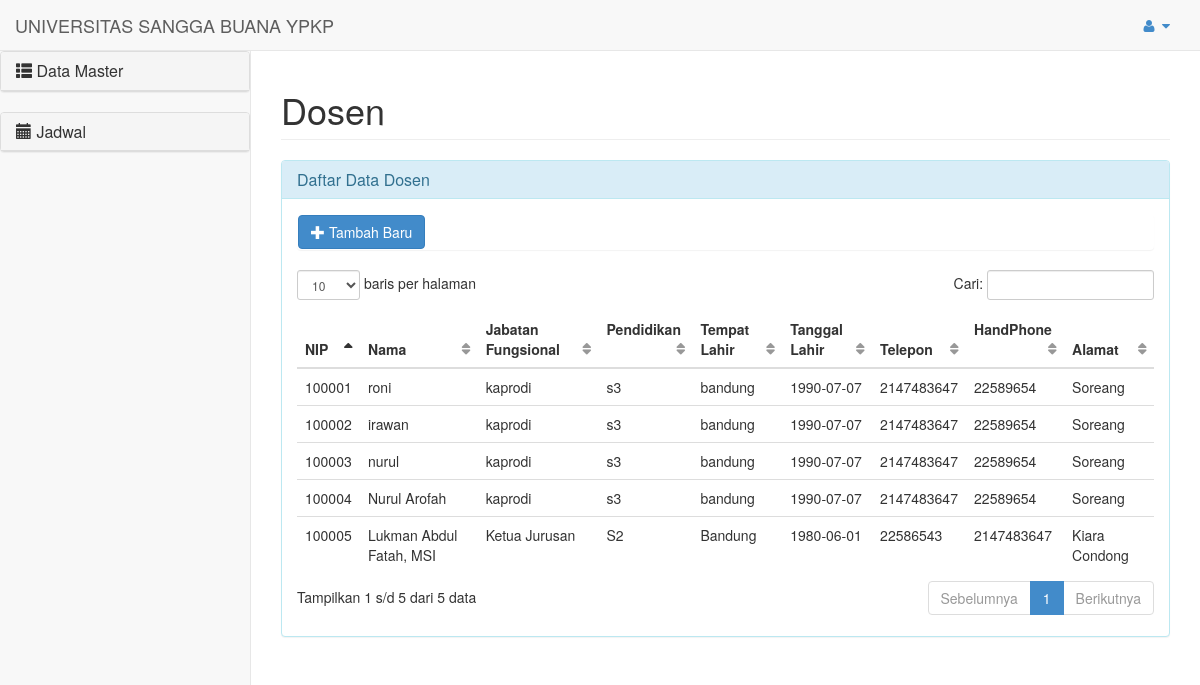
/index.php/pengaturan/dosen, run on an earlier commit of the app's database.
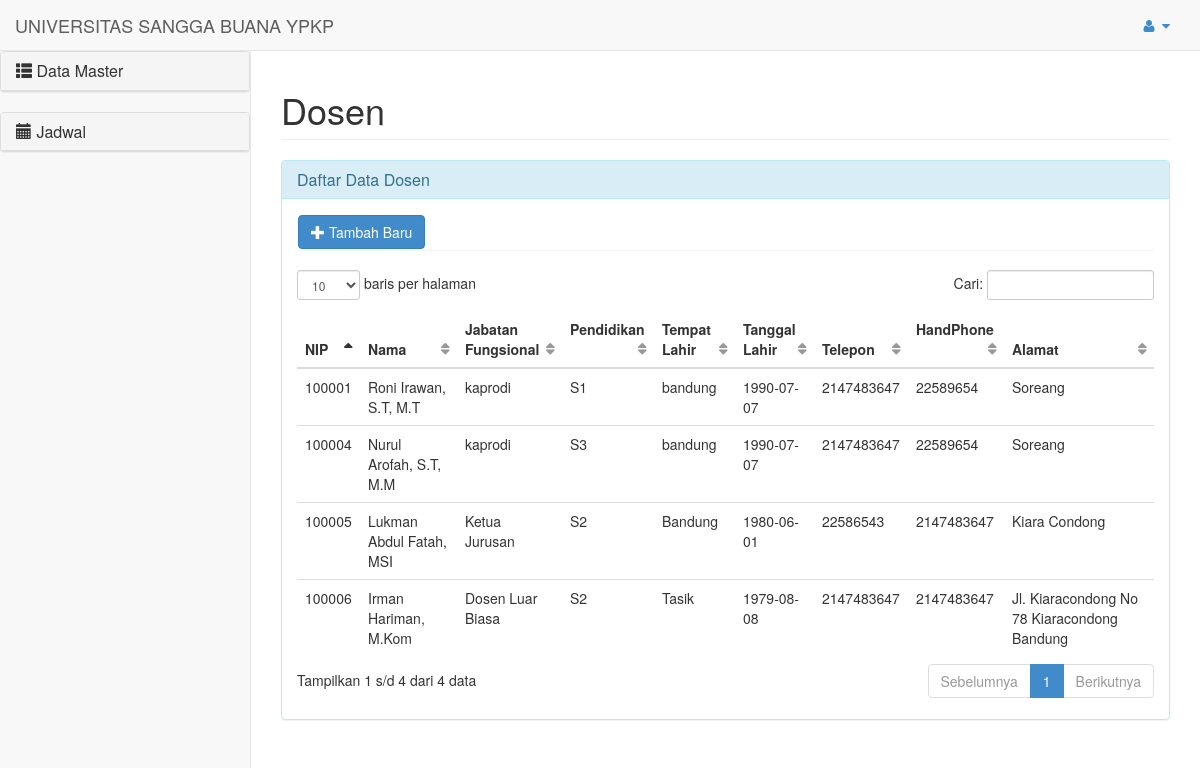
And on a later commit of the database.
### tables this page shows
CREATE TABLE `usb_dosen` (
  `nip` varchar(6) NOT NULL,
  `nm_dosen` varchar(30) NOT NULL,
  `jab_fungsional` varchar(20) NOT NULL,
  `pendidikan` varchar(20) NOT NULL,
  `tempat_lahir` varchar(30) NOT NULL,
  `tgl_lahir` date NOT NULL,
  `no_tlp` int(11) NOT NULL,
  `no_hp` int(11) NOT NULL,
  `alamat` text NOT NULL,
  PRIMARY KEY (`nip`)
);

### application/views/belakang/template.php (called while the page is built)
<?php
$this->load->view('belakang/header');
$this->load->view('belakang/sidebar');
$this->load->view('belakang/footer');

### application/controllers/pengaturan.php (called while the page is built, shortened)
<?php if ( ! defined('BASEPATH')) exit('No direct script access allowed');
class Pengaturan extends CI_Controller {
	public function dosen()
	{
		$data['records']=$this->mdosen->getAllDosen();
		$data['title']="Dosen";
		$data['maincontent']="belakang/form/dosen";
		$data['events']="belakang/javascript/dosen";
		$this->load->view('belakang/template', $data);
	}
}

### index.php (called while the page is built, shortened)
<?php
require_once BASEPATH.'core/CodeIgniter.php';

### application/models/mdosen.php (called while the page is built, shortened)
<?php if ( ! defined('BASEPATH')) exit('No direct script access allowed');
class Mdosen extends CI_Model {
	function getAllDosen()
	{
		$query=$this->db->get('usb_dosen');
		if($query->num_rows()>0){
			foreach ($query->result() as $row) {
				$xxx[]=$row;
			}
			return $xxx;
		}
	}
}

### application/views/belakang/form/dosen.php (the view, shortened to what this page needs)
<div class="row">
	<div class="col-lg-12">
		<div class="panel panel-info">
			<div class="panel-heading">
		    	<h3 class="panel-title">Daftar Data Dosen</h3>
			</div>
		    <div class="panel-body">
		    	<div class="panel">
		    		<button id="btambah" type="button" class="btn btn-primary" data-toggle="modal" data-target="#formBaru"><i class="glyphicon glyphicon-plus"></i> Tambah Baru</button>
		    	</div>
		    	<div class="table-responsive">
				    <table class="table table-hover display" id="example" cellspacing="0" width="100%">
				        <thead>
				            <tr>
				                <th>NIP</th>
				                <th>Nama</th>
				                <th>Jabatan Fungsional</th>
				                <th>Pendidikan</th>
				                <th>Tempat Lahir</th>
				                <th>Tanggal Lahir</th>
				                <th>Telepon</th>
				                <th>HandPhone</th>
				                <th>Alamat</th>
				            </tr>
				        </thead>
				        <tbody>
				        	<?php foreach ($records as $row): ?>
				            <tr>
				                <td><?php echo $row->nip; ?></td>
				                <td><?php echo $row->nm_dosen; ?></td>
				                <td><?php echo $row->jab_fungsional; ?></td>
				                <td><?php echo $row->pendidikan; ?></td>
				                <td><?php echo $row->tempat_lahir; ?></td>
				                <td><?php echo $row->tgl_lahir; ?></td>
				                <td><?php echo $row->no_tlp; ?></td>
				                <td><?php echo $row->no_hp; ?></td>
				                <td><?php echo $row->alamat; ?></td>
				            </tr>
				            <?php endforeach; ?>
				        </tbody>
				    </table>
				</div>
		    </div>
		</div>
	</div>
</div>

### application/views/belakang/header.php (shortened to what this page needs)
<!DOCTYPE html>
<html>
<head>
    <link rel="stylesheet" href="<?php echo base_url().'assets/css/bootstrap.min.css'; ?>">
    <link rel="stylesheet" href="<?php echo base_url().'assets/font-awesome/css/font-awesome.css'; ?>">
    <link href="<?php echo base_url().'assets/css/plugins/dataTables/dataTables.bootstrap.css'?>" rel="stylesheet">
    <link rel="stylesheet" href="<?php echo base_url().'assets/css/sb-admin.css'; ?>">
    <link href="<?php echo base_url('assets/css/datepicker.css');?>" rel="stylesheet">
    <link href="<?php echo base_url('assets/css/bootstrap-clockpicker.min.css');?>" rel="stylesheet">
</head>
<body>
    <div id="wrapper">
        <nav class="navbar navbar-default navbar-fixed-top" role="navigation" style="margin-bottom: 0">
            <div class="navbar-header">
                <a class="navbar-brand" href="<?php echo base_url().'pengaturan'; ?>">UNIVERSITAS SANGGA BUANA YPKP</a>
            </div>
            <ul class="nav navbar-top-links navbar-right">
                <li class="dropdown">
                    <a class="dropdown-toggle" data-toggle="dropdown" href="#">
                        <i class="fa fa-user fa-fw"></i>  <i class="fa fa-caret-down"></i>
                    </a>
                </li>
            </ul>

### application/views/belakang/sidebar.php (shortened to what this page needs)
    <div class="navbar-default navbar-static-side" role="navigation">
        <div class="sidebar-collapse">
            <ul class="nav" id="side-menu">
                <div class="panel panel-default">
                    <div class="panel-heading">
                        <h4 class="panel-title">
                            <a data-toggle="collapse" data-parent="#accordion" href="#tutup1"><i class="glyphicon glyphicon-th-list"></i> Data Master</a>
                        </h4>
                    </div>
                </div>
                <div class="panel panel-default">
                    <div class="panel-heading">
                        <h4 class="panel-title">
                            <a data-toggle="collapse" data-parent="#accordion" href="#tutup2"><span class="glyphicon glyphicon-calendar">
                    </span> Jadwal</a>
                        </h4>
                    </div>
                </div>
            </ul>
        </div>
    </div>
</nav>
<div id="page-wrapper">
    <div class="row">
        <div class="col-lg-12">
            <h1 class="page-header"><?php echo $title; ?></h1>
        </div>
    </div>
    <?php $this->load->view($maincontent); ?>

### application/views/belakang/footer.php (shortened to what this page needs)
        </div>
    </div>
</body>
</html>

### assets/css/sb-admin.css (style rules this page uses)
body { padding-top: 100px; background-color: #f8f8f8; }
@media (min-width:768px) { body { padding-top: 50px; } }
#wrapper { width: 100%; }
#page-wrapper { padding: 0 15px; min-height: 568px; background-color: #fff; }
@media (min-width:768px) { #page-wrapper { position: inherit; margin: 0 0 0 250px; padding: 0 30px; min-height: 1300px; border-left: 1px solid #e7e7e7; } }
.navbar-top-links li { display: inline-block; text-align: center; }
.navbar-top-links li:last-child { margin-right: 15px; }
.navbar-top-links li a { padding: 15px; min-height: 50px; }
@media (min-width:768px) { .navbar-static-side { z-index: 1; position: absolute; width: 250px; margin-top: 51px; } }
table.dataTable thead .sorting, table.dataTable thead .sorting_asc, table.dataTable thead .sorting_desc, table.dataTable thead .sorting_asc_disabled, table.dataTable thead .sorting_desc_disabled { background: transparent; }
table.dataTable thead .sorting_asc:after { content: "\f0de"; float: right; font-family: fontawesome; }
table.dataTable thead .sorting:after { content: "\f0dc"; float: right; font-family: fontawesome; color: rgba(50,50,50,.5); }

What changed in the data, as far as the page shows it:
removed usb_dosen: nip "100002", nm_dosen "irawan", jab_fungsional "kaprodi", pendidikan "s3", tempat_lahir "bandung", tgl_lahir "1990-07-07", no_tlp "2147483647", no_hp "22589654", alamat "Soreang"
removed usb_dosen: nip "100003", nm_dosen "nurul", jab_fungsional "kaprodi", pendidikan "s3", tempat_lahir "bandung", tgl_lahir "1990-07-07", no_tlp "2147483647", no_hp "22589654", alamat "Soreang"
changed usb_dosen id 100001: nm_dosen "roni" → "Roni Irawan, S.T, M.T"; pendidikan "s3" → "S1"
changed usb_dosen id 100004: nm_dosen "Nurul Arofah" → "Nurul Arofah, S.T, M.M"; pendidikan "s3" → "S3"
added usb_dosen: nip "100006", nm_dosen "Irman Hariman, M.Kom", jab_fungsional "Dosen Luar Biasa", pendidikan "S2", tempat_lahir "Tasik", tgl_lahir "1979-08-08", no_tlp "2147483647", no_hp "2147483647", alamat "Jl. Kiaracondong No 78 Kiaracondong Bandung"
Also different on the page:
text written by a page script: "baris per halaman Cari: Tampilkan 1 s/d 5 dari 5 data Sebelumnya 1 Berikutnya" → "baris per halaman Cari: Tampilkan 1 s/d 4 dari 4 data Sebelumnya 1 Berikutnya"
